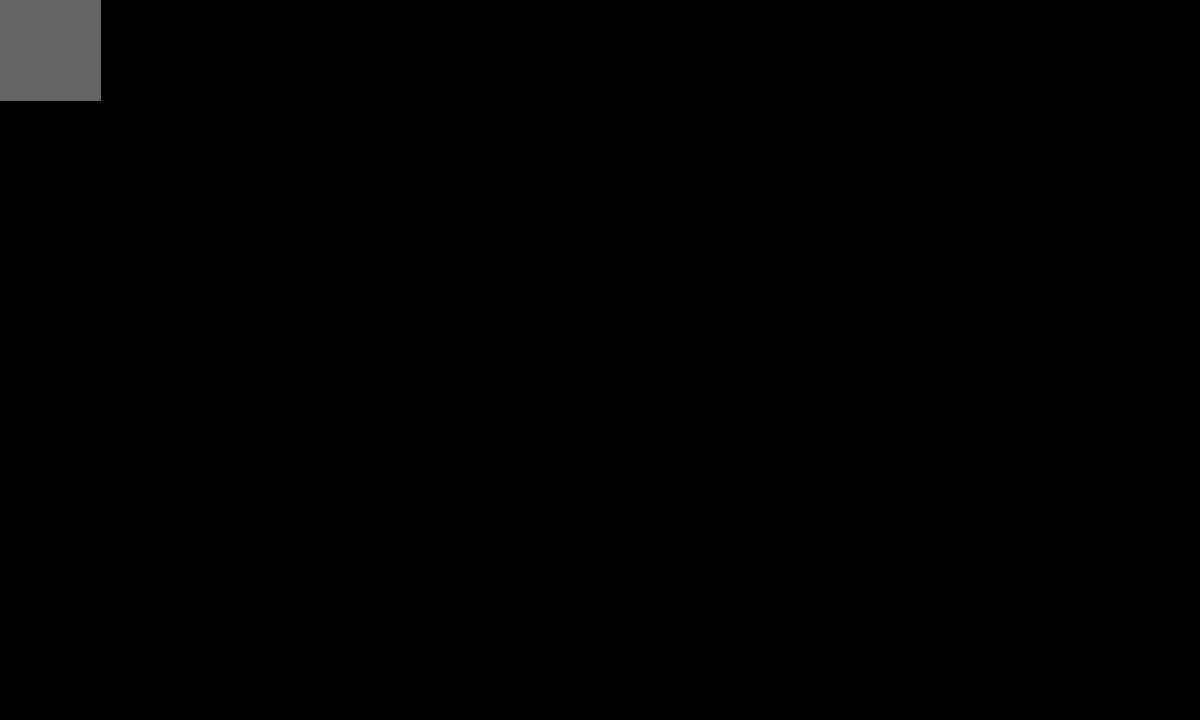
Frame 1 (no input)
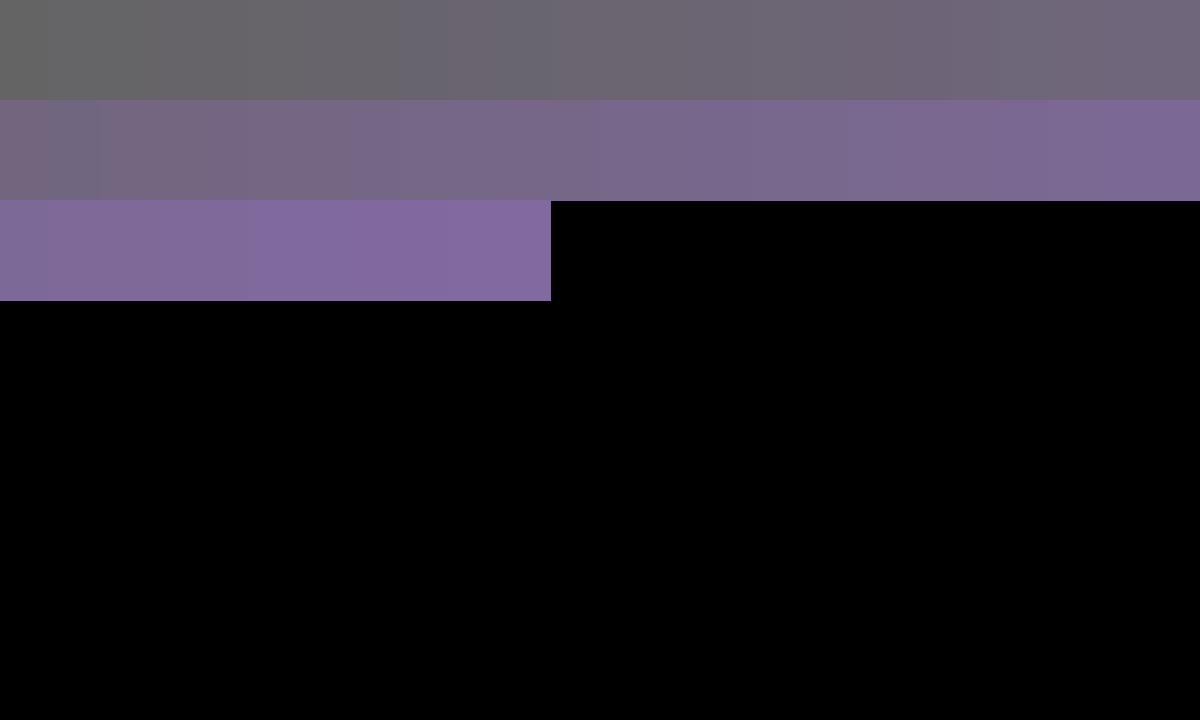
Frame 60 (the mouse pressed at the canvas centre just before this capture)
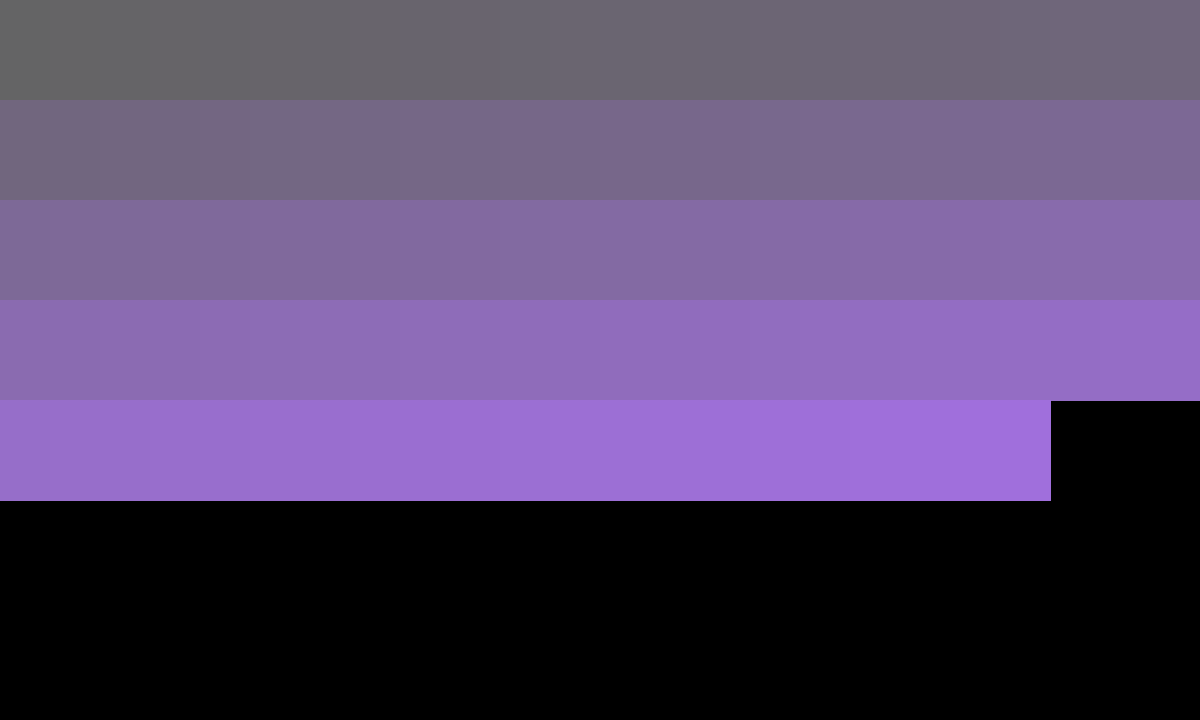
Frame 120 (the mouse held since frame 60 and released just before this capture)

The Processing sketch that drew these frames (run headless with seeded random() and noise(); from frame 60 on, the mouse is pressed at the canvas centre):

// Processing sketch: BunchOfBoxes
// ── BunchOfBoxes.pde
float r=100;
float g=100;
float b=100;
int row=-50;
int column=0;
void setup() { 
size(1200,720);
background(0);
int i=10;
}

void draw()
{
  if(row<=1150)
  {
    row+=50;
  }
  else{
   row=0;
   column=column+100;
  }
  if(r<=255)
  {
    r+=0.5;
  }
  if(g<=255)
  {
    g+=0.1;
  }
  if(b<=255)
  {
    b+=1; 
  }
  stroke(r,g,b);
  fill(r,g,b);
  rect(row,column,100,100);

}
